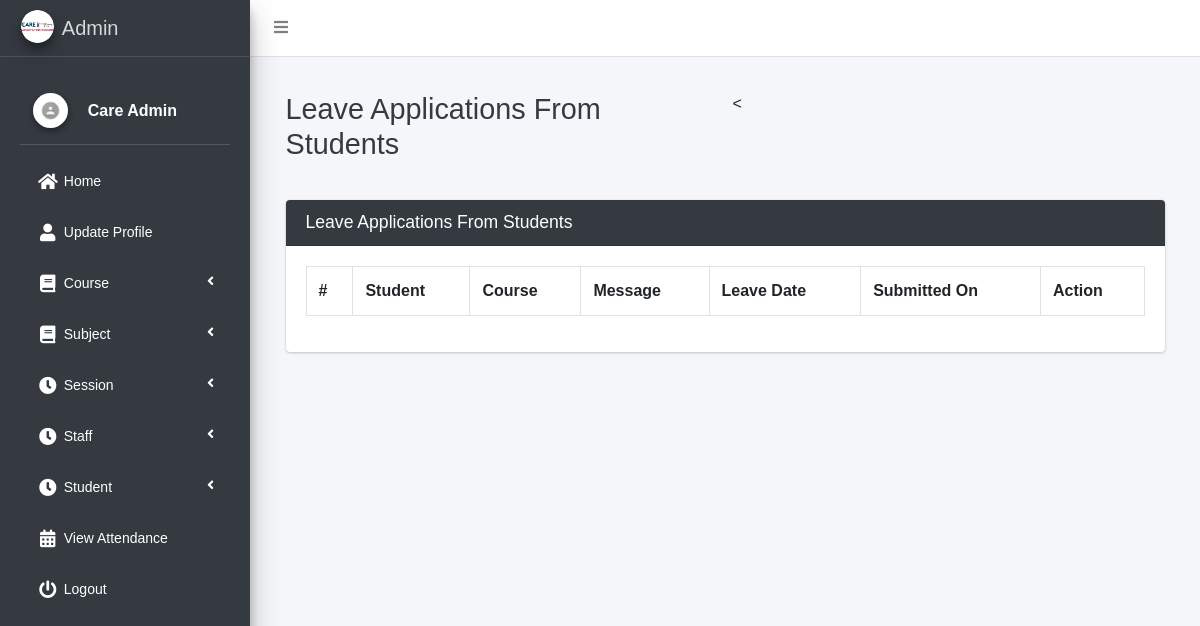
The page /student/view/leave/ (signed in) on the database its author committed.
### main_app/models.py (models this page shows)
class CustomUser(AbstractUser):
    USER_TYPE = ((1, "HOD"), (2, "Staff"), (3, "Student"))
    GENDER = [("M", "Male"), ("F", "Female")]
    username = None  # Removed username, using email instead
    email = models.EmailField(unique=True)
    user_type = models.CharField(default=1, choices=USER_TYPE, max_length=1)
    gender = models.CharField(max_length=1, choices=GENDER)
    profile_pic = models.ImageField()
    address = models.TextField()
    fcm_token = models.TextField(default="")  # For firebase notifications
    created_at = models.DateTimeField(auto_now_add=True)
    updated_at = models.DateTimeField(auto_now=True)
    USERNAME_FIELD = "email"
    REQUIRED_FIELDS = []
    objects = CustomUserManager()
    def __str__(self):
        return self.first_name + " " + self.last_name

### main_app/hod_views.py (the view, shortened to what this page needs)
# urls.py: path("student/view/leave/", hod_views.view_student_leave,
@csrf_exempt
def view_student_leave(request):
    if request.method != 'POST':
        allLeave = LeaveReportStudent.objects.all()
        context = {
            'allLeave': allLeave,
            'page_title': 'Leave Applications From Students'
        }
        return render(request, "hod_template/student_leave_view.html", context)

### main_app/templates/hod_template/student_leave_view.html (shortened to what this page needs)
{% extends 'main_app/base.html' %}
{% load static %}
{% block page_title %}{{page_title}}{% endblock page_title %}
{% block content %}
<section class="content">
    <div class="container-fluid">
        <div class="row">
            <div class="col-md-12">
                <div class="card card-dark">
                    <div class="card-header">
                        <h3 class="card-title">{{page_title}}</h3>
                    </div>
                    <div class="table card-body">
                        <table class="table table-bordered table-hover">
                            <tr>
                                <th>#</th>
                                <th>Student</th>
                                <th>Course</th>
                                <th>Message</th>
                                <th>Leave Date</th>
                                <th>Submitted On</th>
                                <th>Action</th>
                            </tr>
                        </table>
                    </div>
                    </div>
            </div>
        </div>
    </div>
</section>
{% endblock content %}

### main_app/templates/main_app/sidebar_template.html (shortened to what this page needs)
{% load static %}
<!DOCTYPE html>
<html lang="en">
<head>
</head>
<body>
    <aside class="main-sidebar sidebar-dark-info elevation-4">
    {% if request.user.user_type == '1' %}
    <a href="{% url 'admin_home' %}" class="brand-link">
        <img src="{% static 'dist/img/admin.png' %} " alt="admin"
            class="brand-image img-circle elevation-3" >
        <span class="brand-text font-weight-light">Admin</span>
    </a>
    <div class="sidebar">
        <div class="user-panel mt-3 pb-3 mb-3 d-flex">
            <div class="image">
                <img src="{{ request.user.profile_pic}}" class="img-circle elevation-2" alt="User Image">
            </div>
            <div class="info">
                <a href="#" class="d-block">{{user}}</a>
            </div>
        </div>
        <nav class="mt-2">
<ul class="nav nav-pills nav-sidebar flex-column" data-widget="treeview" role="menu" data-accordion="false">
                    <li class="nav-item">
                        <a href="{% url 'admin_home' %}" class="nav-link {% if request.path == admin_home %} active {% endif %}">
                            <i class="nav-icon fas fa-home"></i>
                            <p>Home</p>
                        </a>
                    </li>
                    <li class="nav-item">
                        <a href="{% url 'admin_view_profile' %}" class="nav-link {% if request.path == admin_view_profile %} active {% endif %}">
                            <i class="nav-icon fas fa-user"></i>
                            <p>Update Profile</p>
                        </a>
                    </li>
                    <li class="nav-item has-treeview">
                        <a href="#" class="nav-link">
                            <i class="nav-icon fas fa-book"></i>
                            <p>Course<i class="fas fa-angle-left right"></i></p>
                        </a>
                    </li>
                    <li class="nav-item has-treeview">
                        <a href="#" class="nav-link">
                            <i class="nav-icon fas fa-book"></i>
                            <p>Subject<i class="fas fa-angle-left right"></i></p>
                        </a>
                    </li>
                    <li class="nav-item has-treeview">
                        <a href="#" class="nav-link">
                            <i class="nav-icon fas fa-clock"></i>
                            <p>Session<i class="fas fa-angle-left right"></i></p>
                        </a>
                    </li>
                    <li class="nav-item has-treeview">
                        <a href="#" class="nav-link">
                            <i class="nav-icon fas fa-clock"></i>
                            <p>Staff<i class="fas fa-angle-left right"></i></p>
                        </a>
                    </li>
                                        <li class="nav-item has-treeview">
                        <a href="#" class="nav-link">
                            <i class="nav-icon fas fa-clock"></i>
                            <p>Student<i class="fas fa-angle-left right"></i></p>
                        </a>
                    </li>
                    <li class="nav-item">
                        <a href="{% url 'admin_view_attendance' %}" class="nav-link {% if request.path == admin_view_attendance %} active {% endif %}">
                            <i class="nav-icon fas fa-calendar-alt"></i>
                            <p>View Attendance</p>
                        </a>
                    </li>
                                        {% endif %}
                                        <li class="nav-item">
                                            <a href="{% url 'user_logout' %}"
                                                onclick="return confirm('Your session would be terminated.\n\nProceed?')"
                                                class="nav-link">
                                                <i class="nav-icon fas fa-power-off"></i>
                                                <p>
                                                    Logout
                                                </p>
                                            </a>
                                        </li>
                                    </ul>
                                </nav>
                            </div>
</aside>
</body>
</html>

### main_app/templates/main_app/sidebar_template.html (style rules this page uses)
body { margin: 0; font-family: Arial, sans-serif; background-color: #f4f6f9; }
.sidebar { background: #fffff; padding: 20px; height: 90vh; width: 250px; box-shadow: 0 4px 6px rgba(0, 0, 0, 0.1); }
.sidebar .nav-sidebar > .nav-item > .nav-link { color: #ffffff; border-radius: 4px; padding: 10px 15px; margin-bottom: 10px; font-size: 14px; transition: all 0.3s ease; display: flex; align-items: center; }
.sidebar .nav-icon { margin-right: 10px; font-size: 18px; }
.sidebar .nav-item.has-treeview > .nav-link .fas.fa-angle-left { margin-left: auto; }
.user-panel { display: flex; align-items: center; margin-bottom: 20px; }
.user-panel .image img { border-radius: 50%; width: 35px; height: 35px; }
.user-panel .info { margin-left: 10px; }
.user-panel .info a { font-weight: bold; color: #ffffff; }

### rows shown on the page
CustomUser: user.profile_pic (picture), first_name+last_name "Care Admin"

### other values the page prints
{{ page_title }} "Leave Applications From Students"
